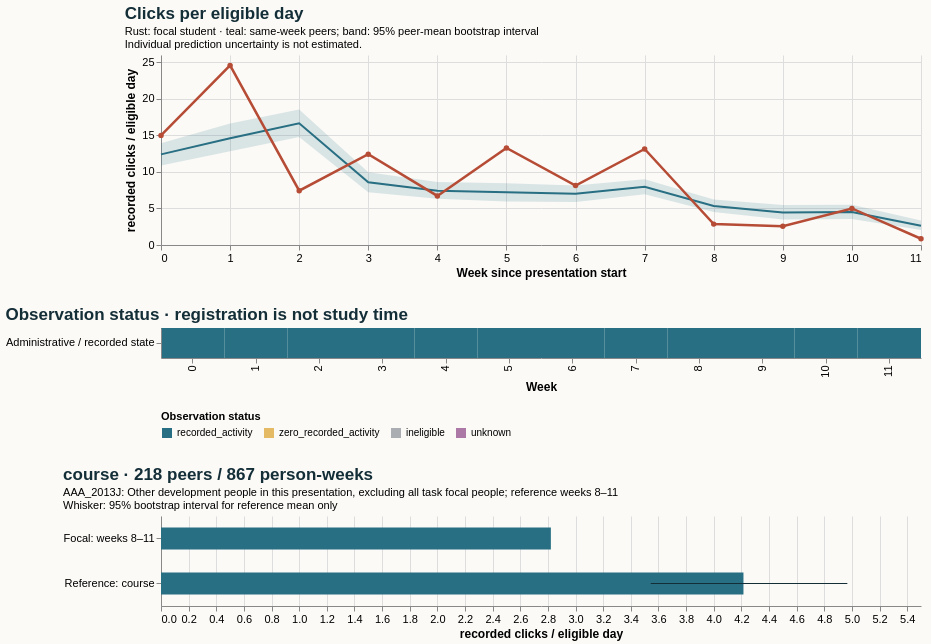

Vega-Lite specification for this chart:
### Vega-Lite specification from a JSON file in a GitHub repository (floating-point values rounded to 4 significant figures)
{"$schema": "https://vega.github.io/schema/vega-lite/v5.20.1.json", "config": {"axis": {"labelFontSize": 11, "titleFontSize": 12}, "background": "#fbfaf7", "font": "sans-serif", "title": {"anchor": "start", "color": "#142e38", "fontSize": 17, "subtitleFontSize": 11}, "view": {"continuousHeight": 300, "continuousWidth": 300, "stroke": null}}, "datasets": {"data-4c26a6295f734757547822281ec261a4": [{"end_day": 6, "focal_value": 15.0, "peer_ci_high": 13.93, "peer_ci_low": 10.88, "peer_mean": 12.4, "peer_observations": 221, "peer_people": 221, "reference": "course", "unit": "recorded clicks / eligible day", "week": 0}, {"end_day": 13, "focal_value": 24.57, "peer_ci_high": 16.62, "peer_ci_low": 12.82, "peer_mean": 14.6, "peer_observations": 221, "peer_people": 221, "reference": "course", "unit": "recorded clicks / eligible day", "week": 1}, {"end_day": 20, "focal_value": 7.429, "peer_ci_high": 18.53, "peer_ci_low": 14.79, "peer_mean": 16.65, "peer_observations": 219, "peer_people": 219, "reference": "course", "unit": "recorded clicks / eligible day", "week": 2}, {"end_day": 27, "focal_value": 12.43, "peer_ci_high": 9.943, "peer_ci_low": 7.231, "peer_mean": 8.588, "peer_observations": 219, "peer_people": 219, "reference": "course", "unit": "recorded clicks / eligible day", "week": 3}, {"end_day": 34, "focal_value": 6.714, "peer_ci_high": 8.625, "peer_ci_low": 6.329, "peer_mean": 7.428, "peer_observations": 219, "peer_people": 219, "reference": "course", "unit": "recorded clicks / eligible day", "week": 4}, {"end_day": 41, "focal_value": 13.29, "peer_ci_high": 8.438, "peer_ci_low": 5.967, "peer_mean": 7.212, "peer_observations": 218, "peer_people": 218, "reference": "course", "unit": "recorded clicks / eligible day", "week": 5}, {"end_day": 48, "focal_value": 8.143, "peer_ci_high": 8.125, "peer_ci_low": 5.878, "peer_mean": 7.002, "peer_observations": 218, "peer_people": 218, "reference": "course", "unit": "recorded clicks / eligible day", "week": 6}, {"end_day": 55, "focal_value": 13.14, "peer_ci_high": 9.0, "peer_ci_low": 6.933, "peer_mean": 7.978, "peer_observations": 218, "peer_people": 218, "reference": "course", "unit": "recorded clicks / eligible day", "week": 7}, {"end_day": 62, "focal_value": 2.857, "peer_ci_high": 6.232, "peer_ci_low": 4.518, "peer_mean": 5.34, "peer_observations": 218, "peer_people": 218, "reference": "course", "unit": "recorded clicks / eligible day", "week": 8}, {"end_day": 69, "focal_value": 2.571, "peer_ci_high": 5.471, "peer_ci_low": 3.497, "peer_mean": 4.446, "peer_observations": 217, "peer_people": 217, "reference": "course", "unit": "recorded clicks / eligible day", "week": 9}, {"end_day": 76, "focal_value": 5.0, "peer_ci_high": 5.498, "peer_ci_low": 3.555, "peer_mean": 4.512, "peer_observations": 217, "peer_people": 217, "reference": "course", "unit": "recorded clicks / eligible day", "week": 10}, {"end_day": 83, "focal_value": 0.8571, "peer_ci_high": 3.367, "peer_ci_low": 2.04, "peer_mean": 2.639, "peer_observations": 215, "peer_people": 215, "reference": "course", "unit": "recorded clicks / eligible day", "week": 11}], "data-6d55bc25357b97b5f798d68090232047": [{"eligible_days": 7.0, "end_day": 6, "logging_completeness": "unknown", "observation_status": "recorded_activity", "row": "Administrative / recorded state", "score_status": "withheld_release_time_unknown", "start_day": 0, "value": 15.0, "week": 0}, {"eligible_days": 7.0, "end_day": 13, "logging_completeness": "unknown", "observation_status": "recorded_activity", "row": "Administrative / recorded state", "score_status": "withheld_release_time_unknown", "start_day": 7, "value": 24.57, "week": 1}, {"eligible_days": 7.0, "end_day": 20, "logging_completeness": "unknown", "observation_status": "recorded_activity", "row": "Administrative / recorded state", "score_status": "withheld_release_time_unknown", "start_day": 14, "value": 7.429, "week": 2}, {"eligible_days": 7.0, "end_day": 27, "logging_completeness": "unknown", "observation_status": "recorded_activity", "row": "Administrative / recorded state", "score_status": "withheld_release_time_unknown", "start_day": 21, "value": 12.43, "week": 3}, {"eligible_days": 7.0, "end_day": 34, "logging_completeness": "unknown", "observation_status": "recorded_activity", "row": "Administrative / recorded state", "score_status": "withheld_release_time_unknown", "start_day": 28, "value": 6.714, "week": 4}, {"eligible_days": 7.0, "end_day": 41, "logging_completeness": "unknown", "observation_status": "recorded_activity", "row": "Administrative / recorded state", "score_status": "withheld_release_time_unknown", "start_day": 35, "value": 13.29, "week": 5}, {"eligible_days": 7.0, "end_day": 48, "logging_completeness": "unknown", "observation_status": "recorded_activity", "row": "Administrative / recorded state", "score_status": "withheld_release_time_unknown", "start_day": 42, "value": 8.143, "week": 6}, {"eligible_days": 7.0, "end_day": 55, "logging_completeness": "unknown", "observation_status": "recorded_activity", "row": "Administrative / recorded state", "score_status": "withheld_release_time_unknown", "start_day": 49, "value": 13.14, "week": 7}, {"eligible_days": 7.0, "end_day": 62, "logging_completeness": "unknown", "observation_status": "recorded_activity", "row": "Administrative / recorded state", "score_status": "withheld_release_time_unknown", "start_day": 56, "value": 2.857, "week": 8}, {"eligible_days": 7.0, "end_day": 69, "logging_completeness": "unknown", "observation_status": "recorded_activity", "row": "Administrative / recorded state", "score_status": "withheld_release_time_unknown", "start_day": 63, "value": 2.571, "week": 9}, {"eligible_days": 7.0, "end_day": 76, "logging_completeness": "unknown", "observation_status": "recorded_activity", "row": "Administrative / recorded state", "score_status": "withheld_release_time_unknown", "start_day": 70, "value": 5.0, "week": 10}, {"eligible_days": 7.0, "end_day": 83, "logging_completeness": "unknown", "observation_status": "recorded_activity", "row": "Administrative / recorded state", "score_status": "withheld_release_time_unknown", "start_day": 77, "value": 0.8571, "week": 11}], "data-daa04482e403c180b78eebfeea0968a5": [{"hi": null, "lo": null, "series": "Focal: weeks 8–11", "value": 2.821}, {"hi": 4.967, "lo": 3.544, "series": "Reference: course", "value": 4.215}]}, "resolve": {"scale": {"color": "independent"}}, "spacing": 28, "vconcat": [{"data": {"name": "data-4c26a6295f734757547822281ec261a4"}, "height": 190, "layer": [{"encoding": {"x": {"axis": {"tickMinStep": 1}, "field": "week", "title": "Week since presentation start", "type": "quantitative"}, "y": {"field": "peer_ci_low", "scale": {"zero": true}, "title": "recorded clicks / eligible day", "type": "quantitative"}, "y2": {"field": "peer_ci_high"}}, "mark": {"color": "#286f83", "opacity": 0.16, "type": "area"}}, {"encoding": {"tooltip": [{"field": "week", "type": "quantitative"}, {"field": "peer_mean", "type": "quantitative"}, {"field": "peer_people", "type": "quantitative"}, {"field": "peer_observations", "type": "quantitative"}], "x": {"field": "week", "type": "quantitative"}, "y": {"field": "peer_mean", "type": "quantitative"}}, "mark": {"color": "#286f83", "strokeWidth": 2, "type": "line"}}, {"encoding": {"tooltip": [{"field": "week", "type": "quantitative"}, {"field": "focal_value", "type": "quantitative"}], "x": {"field": "week", "type": "quantitative"}, "y": {"field": "focal_value", "type": "quantitative"}}, "mark": {"color": "#b64c35", "point": {"color": "#b64c35"}, "strokeWidth": 2.5, "type": "line"}}], "title": {"subtitle": ["Rust: focal student · teal: same-week peers; band: 95% peer-mean bootstrap interval", "Individual prediction uncertainty is not estimated."], "text": "Clicks per eligible day"}, "width": 760}, {"data": {"name": "data-6d55bc25357b97b5f798d68090232047"}, "encoding": {"color": {"field": "observation_status", "legend": {"labelLimit": 260, "orient": "bottom"}, "scale": {"domain": ["recorded_activity", "zero_recorded_activity", "ineligible", "unknown"], "range": ["#286f83", "#e4bb64", "#aaaeb3", "#ac78a5"]}, "title": "Observation status", "type": "nominal"}, "tooltip": [{"field": "week", "type": "quantitative"}, {"field": "eligible_days", "type": "quantitative"}, {"field": "observation_status", "type": "nominal"}, {"field": "logging_completeness", "type": "nominal"}], "x": {"field": "week", "title": "Week", "type": "ordinal"}, "y": {"field": "row", "title": null, "type": "nominal"}}, "height": 30, "mark": {"type": "rect"}, "title": "Observation status · registration is not study time", "width": 760}, {"data": {"name": "data-daa04482e403c180b78eebfeea0968a5"}, "height": 90, "layer": [{"encoding": {"x": {"field": "value", "scale": {"domain": [0, 5.215], "zero": true}, "title": "recorded clicks / eligible day", "type": "quantitative"}, "y": {"field": "series", "sort": null, "title": null, "type": "nominal"}}, "mark": {"color": "#286f83", "size": 22, "type": "bar"}}, {"encoding": {"x": {"field": "lo", "type": "quantitative"}, "x2": {"field": "hi"}, "y": {"field": "series", "sort": null, "title": null, "type": "nominal"}}, "mark": {"color": "#142e38", "type": "rule"}}], "title": {"subtitle": ["AAA_2013J: Other development people in this presentation, excluding all task focal people; reference weeks 8–11", "Whisker: 95% bootstrap interval for reference mean only"], "text": "course · 218 peers / 867 person-weeks"}, "width": 760}]}
